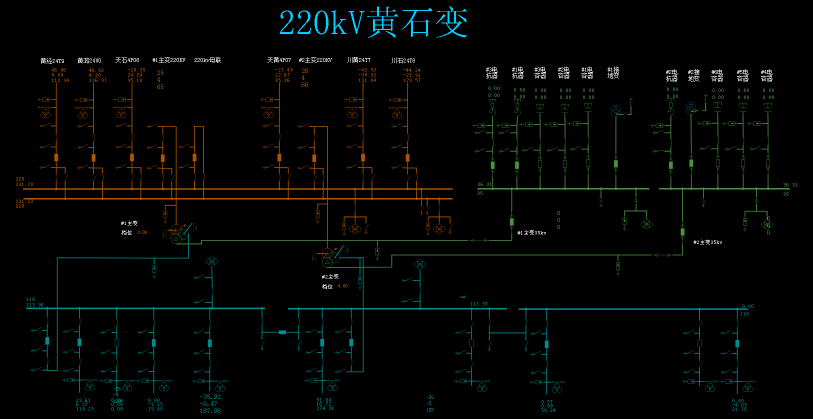
#> input picture data_mining/mnist/image/1.bmp, 1626 x 838 px (shown at 1/2 size); its folder holds only this picture in this run
$ python prepare_data.py
#> lines starting #> are read from the running program, lines starting #| are printed output that depends on the picture
import json
import cv2
import os
import random

# 正样本
files = ['1.json', '2.json', '4.json']
dir = r'image'
out_dir = os.path.join(dir, '0')
os.makedirs(out_dir, exist_ok=True)
for file in files:
    name = file[0:-4] + 'bmp'
    img = cv2.imread(os.path.join(dir, name))
#> img is the input picture: shape (838, 1626, 3); mean B, G, R 3.7, 5.1, 3.3
    if img is None:
        print(name, 'does not exist.')
    f = open(os.path.join(dir, file), 'r')
#> (reads helmet_mask_gen/1.json from the repository)
    load_dict = json.load(f)
    for j, rect in enumerate(load_dict['shapes']):
        xmin = int(rect['points'][0][0])
        ymin = int(rect['points'][0][1])
        xmax = int(rect['points'][1][0])
        ymax = int(rect['points'][1][1])
        cx = (xmin + xmax) // 2
        cy = (ymin + ymax) // 2
        bx = xmax - xmin + 1
        by = ymax - ymin + 1
        box = int(max(bx, by) * 1.2)
        for i in range(500):
            cx1 = cx + random.randint(-box // 6, box // 6)
            cy1 = cy + random.randint(-box // 6, box // 6)
            bx1 = box + random.randint(-box // 6, box // 6)
            out = os.path.join(out_dir, file[0:-5] + '_' + str(j) + '_' + str(i) + '.jpg')
            img1 = cv2.resize(img[cy1 - bx1 // 2: cy1 + bx1 // 2, cx1 - bx1 // 2: cx1 + bx1 // 2, :], (32, 32))
            cv2.imwrite(out, img1)
#> this loop made 4 passes
#> pass 1, `cv2.imwrite(out, img1)`:
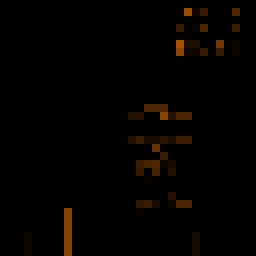
#> saved as 1_0_0.jpg: shape (32, 32, 3) (shown 8 times larger); mean B, G, R 0, 1.9, 3.8
#> pass 1, `cv2.imwrite(out, img1)`:
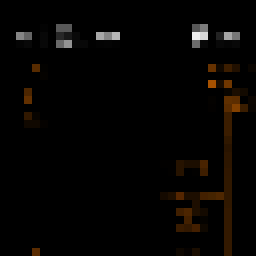
#> saved as 1_0_1.jpg: shape (32, 32, 3) (shown 8 times larger); mean B, G, R 2.3, 4.1, 5.9
#> pass 1, `cv2.imwrite(out, img1)`:
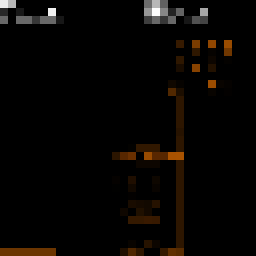
#> saved as 1_0_2.jpg: shape (32, 32, 3) (shown 8 times larger); mean B, G, R 3, 5.2, 7.6
#> pass 1, `cv2.imwrite(out, img1)`:
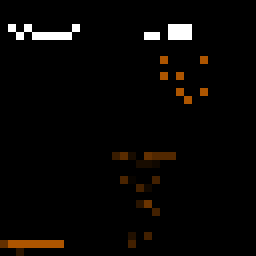
#> saved as 1_0_3.jpg: shape (32, 32, 3) (shown 8 times larger); mean B, G, R 4.2, 6, 7.9
#> (the run stopped early here; a loop or call above may not have finished)
